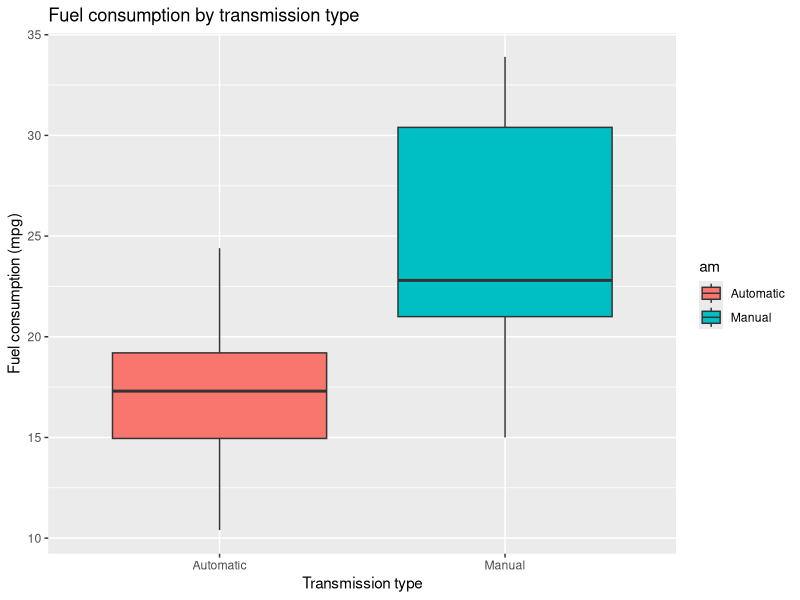
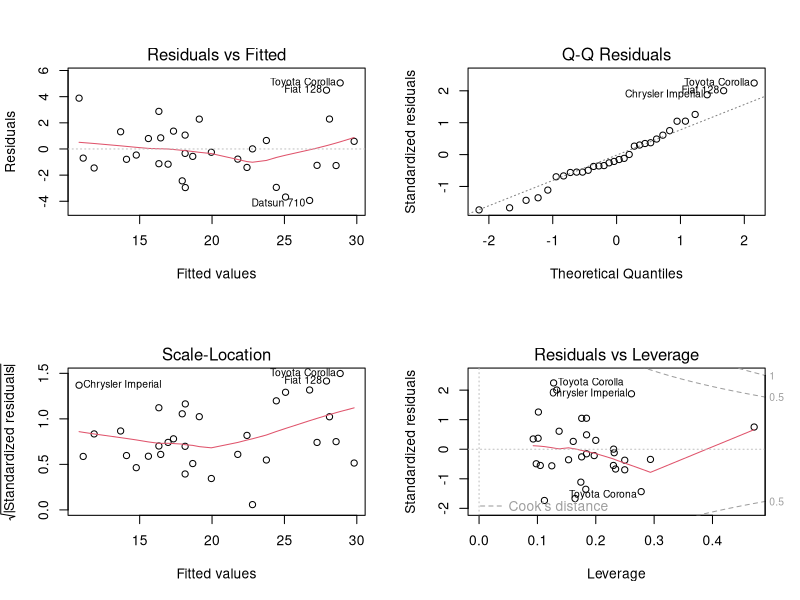

Generate these figures, in order, with R:
## ---- chunk 1
library(datasets)
library(ggplot2)
library(dplyr)
data(mtcars)
## ---- chunk 2
mtcars = mutate(
    mtcars, 
    am = as.factor(am), cyl = as.factor(cyl), vs = as.factor(vs), 
    gear = as.factor(gear), carb = as.factor(carb)
)
levels(mtcars$am) <- c('Automatic', 'Manual')
## ---- chunk 3
ggplot(mtcars, aes(x = am, y = mpg, fill = am)) + geom_boxplot() +
    xlab("Transmission type") + 
    ylab("Fuel consumption (mpg)") +
    ggtitle('Fuel consumption by transmission type')
## ---- chunk 4
fit <- lm(mpg ~ am, mtcars)
summary(fit)
## ---- chunk 5
bestFit <- step(lm(data = mtcars, mpg ~ .), trace=0, steps=1000)
summary(bestFit)
## ---- chunk 6
anova(fit, bestFit)
## ---- chunk 7
par(mfrow = c(2,2))
plot(bestFit)
